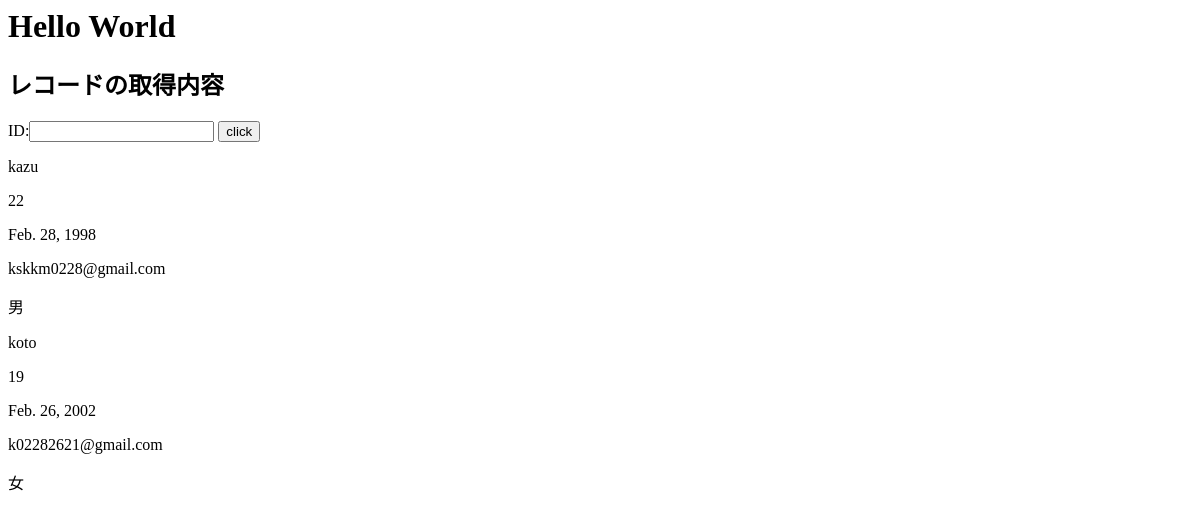
/polls/sample, run on an earlier commit of the app's database.
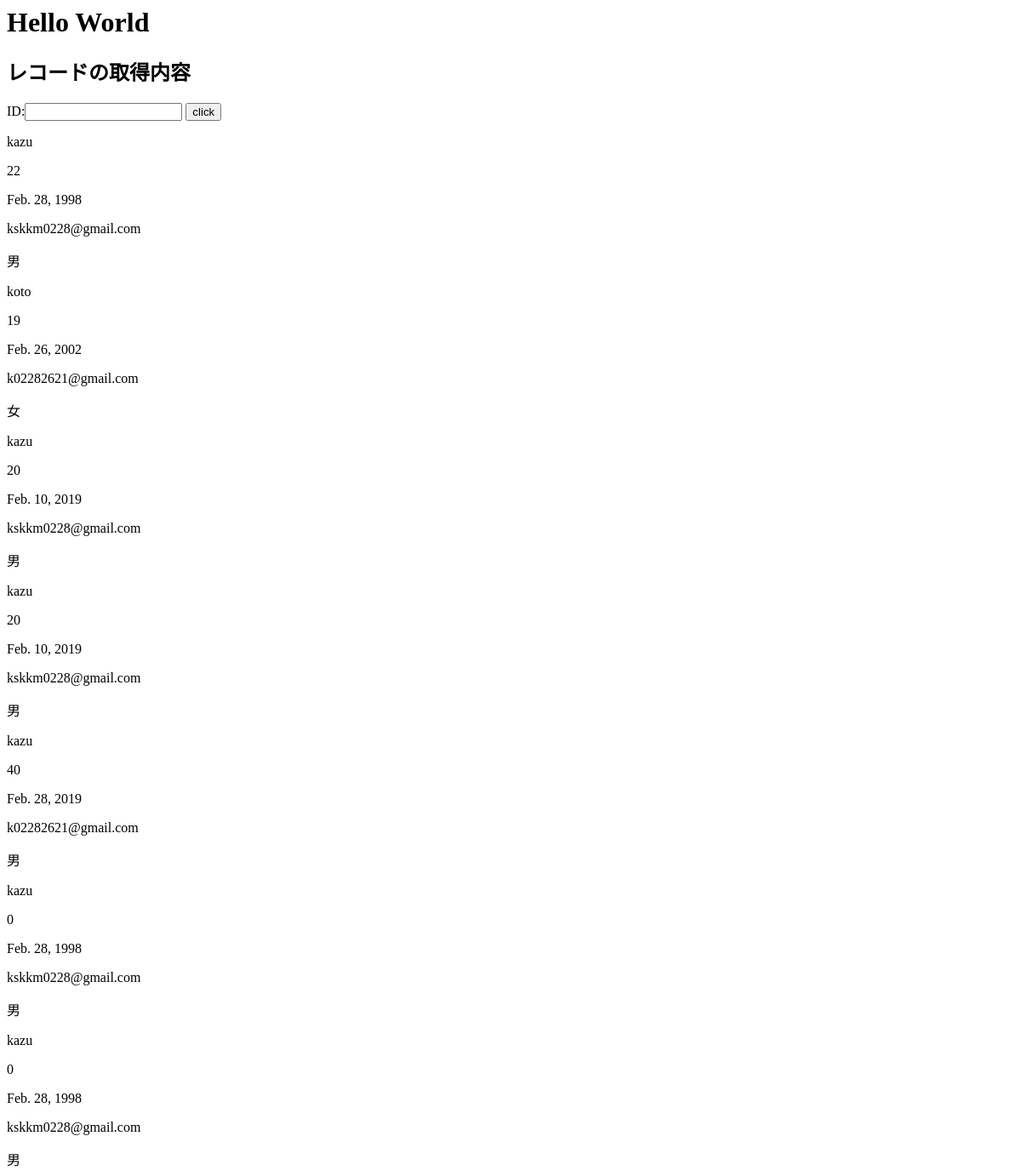
And on a later commit of the database.
### polls/models.py (models this page shows)
class Person(models.Model):
    name = models.CharField(max_length=50)
    age = models.IntegerField(default=0)
    birthday = models.DateField()
    mail = models.EmailField(max_length=100)
    gender = models.BooleanField()

### polls/views.py (the view, shortened to what this page needs)
# urls.py: path('sample', SampleTemplateView.as_view(), name='index'),
class SampleTemplateView(TemplateView):
    template_name = "polls/index.html"
    def get_context_data(self, **kwargs):
        context = super().get_context_data(**kwargs)
        context["data"] = Person.objects.all()
        context["form"] = PersonForm()
        return context

### polls/forms.py
class PersonForm(forms.Form):
    id  = forms.IntegerField(label='ID')

### polls/templates/polls/index.html (shortened to what this page needs)
<html>
<head>
</head>
<body>
<h1>Hello World</h1>
<h2>レコードの取得内容</h2>
<form action="{% url 'index' %}" method='post'>
    {{ form }}
    <tr><td></td><td><input type='submit' value='click'></td></tr>
</form>
{% for item in data %}
    <p>{{ item.name }}</p>
    <p>{{ item.age }}</p>
    <p>{{ item.birthday }}</p>
    <p>{{ item.mail }}</p>
    {% if item.gender == True %}男{% endif %}
    {% if item.gender == False %}女{% endif %}
{% endfor %}
</body>
</html>

What changed in the data, as far as the page shows it:
added Person: name "kazu", age "20", birthday "Feb. 10, 2019", mail "kskkm0228@gmail.com", gender "男"
added Person: name "kazu", age "20", birthday "Feb. 10, 2019", mail "kskkm0228@gmail.com", gender "男"
added Person: name "kazu", age "40", birthday "Feb. 28, 2019", mail "k02282621@gmail.com", gender "男"
added Person: name "kazu", age "0", birthday "Feb. 28, 1998", mail "kskkm0228@gmail.com", gender "男"
added Person: name "kazu", age "0", birthday "Feb. 28, 1998", mail "kskkm0228@gmail.com", gender "男"
